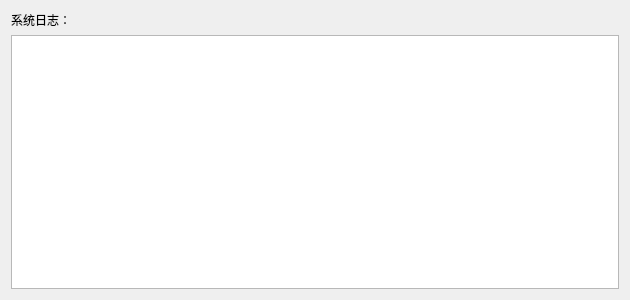
<?xml version="1.0" encoding="UTF-8"?>
<ui version="4.0">
 <class>SystemLogWidget</class>
 <widget class="QWidget" name="SystemLogWidget">
  <property name="geometry">
   <rect>
    <x>0</x>
    <y>0</y>
    <width>630</width>
    <height>300</height>
   </rect>
  </property>
  <property name="windowTitle">
   <string>系统日志</string>
  </property>
  <layout class="QVBoxLayout" name="verticalLayout">
   <item>
    <widget class="QLabel" name="label">
     <property name="text">
      <string>系统日志：</string>
     </property>
    </widget>
   </item>
   <item>
    <widget class="QTextEdit" name="textEdit"/>
   </item>
  </layout>
 </widget>
 <resources/>
 <connections/>
</ui>
